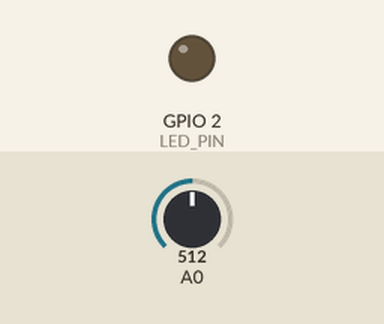
Simulated run of this sketch. Board: ESP8266 (NodeMCU). On the bench: output pins drawn as LEDs (lit = HIGH). The test bench sets the inputs (shaded band); at power-on: A0 = 512. WiFi joins after 1.5 s; servers stay silent unless stated; uploads are accepted with an empty reply; what the sketch prints to the serial monitor is not drawn.

Above: at 6.0 s.
At 10.25 s:
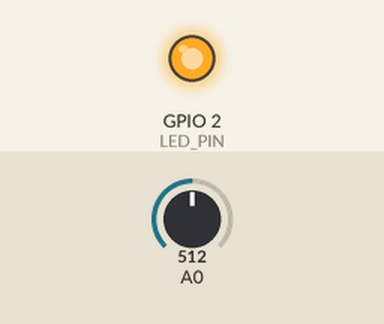
Timing chart, 0 to 15.0 s (numbered marks = the images above):
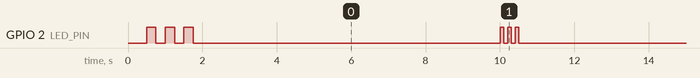

The sketch:

iot-aqms-firmware.ino
```cpp
/*
 * AQMS Firmware — ESP8266 NodeMCU
 * Air Quality Monitoring System
 *
 * Hardware:
 *   - ESP8266 NodeMCU
 *   - MQ135 gas sensor  → Analog pin A0
 *   - Status LED        → GPIO LED_BUILTIN / D4 (active LOW)
 *
 * Libraries required (install via Arduino Library Manager):
 *   - ESP8266WiFi        (bundled with ESP8266 board package)
 *   - ESP8266HTTPClient  (bundled with ESP8266 board package)
 *   - ArduinoJson        (by Benoit Blanchon, v6.x)
 */

#include <ESP8266WiFi.h>
#include <ESP8266HTTPClient.h>
#include <WiFiClientSecure.h>
#include <ArduinoJson.h>
#include "config.h"

// ---------------------------------------------------------------------------
// Globals
// ---------------------------------------------------------------------------

WiFiClientSecure wifiClient;
unsigned long    lastSendTime = 0;

// ---------------------------------------------------------------------------
// LED
//
// The LED convention throughout this firmware:
//   Steady ON  → system is running normally
//   Blinking   → activity (connecting, sending)
//   OFF        → transient / never left in this state intentionally
//
// Active-LOW reminder: digitalWrite LOW turns the LED on, HIGH turns it off.
//
// blinkLed() always restores steady-ON on exit so callers never need to
// think about LED state after calling it.
// ---------------------------------------------------------------------------

/**
 * Blink the status LED a given number of times, then restore steady-ON.
 *
 * @param count    Number of blink cycles.
 * @param delayMs  Duration (ms) of each ON and each OFF phase.
 */
void blinkLed(int count, int delayMs) {
  for (int i = 0; i < count; i++) {
    digitalWrite(LED_PIN, HIGH);  // OFF
    delay(delayMs);
    digitalWrite(LED_PIN, LOW);   // ON
    delay(delayMs);
  }
  digitalWrite(LED_PIN, LOW);     // Restore steady-ON
}

// ---------------------------------------------------------------------------
// WiFi
// ---------------------------------------------------------------------------

void setupWifi() {
  Serial.print("[WiFi] Connecting to ");
  Serial.println(WIFI_SSID);

  WiFi.mode(WIFI_STA);
  WiFi.begin(WIFI_SSID, WIFI_PASSWORD);

  while (WiFi.status() != WL_CONNECTED) {
    blinkLed(1, 250);             // Slow blink while connecting
    Serial.print(".");
  }

  Serial.println();
  Serial.print("[WiFi] Connected. IP: ");
  Serial.println(WiFi.localIP());

  digitalWrite(LED_PIN, LOW);     // Steady-ON once connected
}

void reconnectWifi() {
  if (WiFi.status() == WL_CONNECTED) return;

  Serial.println("[WiFi] Connection lost. Reconnecting...");
  WiFi.disconnect();
  delay(1000);
  setupWifi();
}

// ---------------------------------------------------------------------------
// Sensor
// ---------------------------------------------------------------------------

int readSensor() {
  int raw = analogRead(A0);       // MQ135 on A0 (0–1023)
  Serial.print("[Sensor] Raw ADC value: ");
  Serial.println(raw);
  return raw;
}

// ---------------------------------------------------------------------------
// HTTP POST
// ---------------------------------------------------------------------------

void sendReading(int sensorValue) {
  StaticJsonDocument<128> doc;
  doc["deviceId"]    = DEVICE_ID;
  doc["sensorValue"] = sensorValue;

  char payload[128];
  serializeJson(doc, payload);

  Serial.print("[HTTP] POST → ");
  Serial.println(API_BASE_URL);
  Serial.print("[HTTP] Payload: ");
  Serial.println(payload);

  wifiClient.setInsecure();
  HTTPClient http;
  http.begin(wifiClient, API_BASE_URL);
  http.setTimeout(10000);
  http.addHeader("Content-Type", "application/json");

  if (DEVICE_API_KEY[0] != '\0') {
    http.addHeader("X-Device-Key", DEVICE_API_KEY);
  }

  blinkLed(3, 100);               // Fast triple-blink = sending data

  int httpCode = http.POST(payload);

  if (httpCode > 0) {
    Serial.print("[HTTP] Response code: ");
    Serial.println(httpCode);

    if (httpCode == HTTP_CODE_CREATED || httpCode == HTTP_CODE_OK) {
      Serial.println("[HTTP] Reading accepted by server.");
    } else {
      Serial.print("[HTTP] Server response: ");
      Serial.println(http.getString());
    }
  } else {
    Serial.print("[HTTP] Request failed: ");
    Serial.println(http.errorToString(httpCode));
  }

  http.end();
}

// ---------------------------------------------------------------------------
// Arduino lifecycle
// ---------------------------------------------------------------------------

void setup() {
  Serial.begin(115200);
  delay(500);

  pinMode(LED_PIN, OUTPUT);
  digitalWrite(LED_PIN, HIGH);    // LED off during boot

  Serial.println("\n=== AQMS Firmware Starting ===");
  setupWifi();
  // LED is left steady-ON by setupWifi()
}

void loop() {
  reconnectWifi();

  unsigned long now = millis();
  if (now - lastSendTime >= SEND_INTERVAL_MS) {
    lastSendTime = now;
    sendReading(readSensor());
  }
}
```

config.h
```cpp
#pragma once

// ---------------------------------------------------------------------------
// config.h — AQMS Firmware Configuration
// Edit this file before flashing. Do not modify iot-aqms-firmware.ino.
// ---------------------------------------------------------------------------

// --- WiFi -------------------------------------------------------------------
#define WIFI_SSID       "YOUR_WIFI_SSID"
#define WIFI_PASSWORD   "YOUR_WIFI_PASSWORD"

// --- Backend ----------------------------------------------------------------
// HTTPS is required for Render-hosted deployments.
#define API_BASE_URL    "https://iot-aqms.onrender.com/api/readings"

// Optional device key for backend device-auth middleware.
// Leave empty if your deployment does not require it.
#define DEVICE_ID       "NODEMCU-001"
#define DEVICE_API_KEY  ""

// --- Timing -----------------------------------------------------------------
// How often a reading is sampled and sent (milliseconds).
#define SEND_INTERVAL_MS  10000UL   // 10 seconds

// --- Hardware ---------------------------------------------------------------
// D4 = GPIO2, built-in LED on NodeMCU — active LOW.
#define LED_PIN  LED_BUILTIN
```

Measured:
- by itself, GPIO 2 (LED_PIN): moves between LOW and HIGH, repeating every 40.0 s
